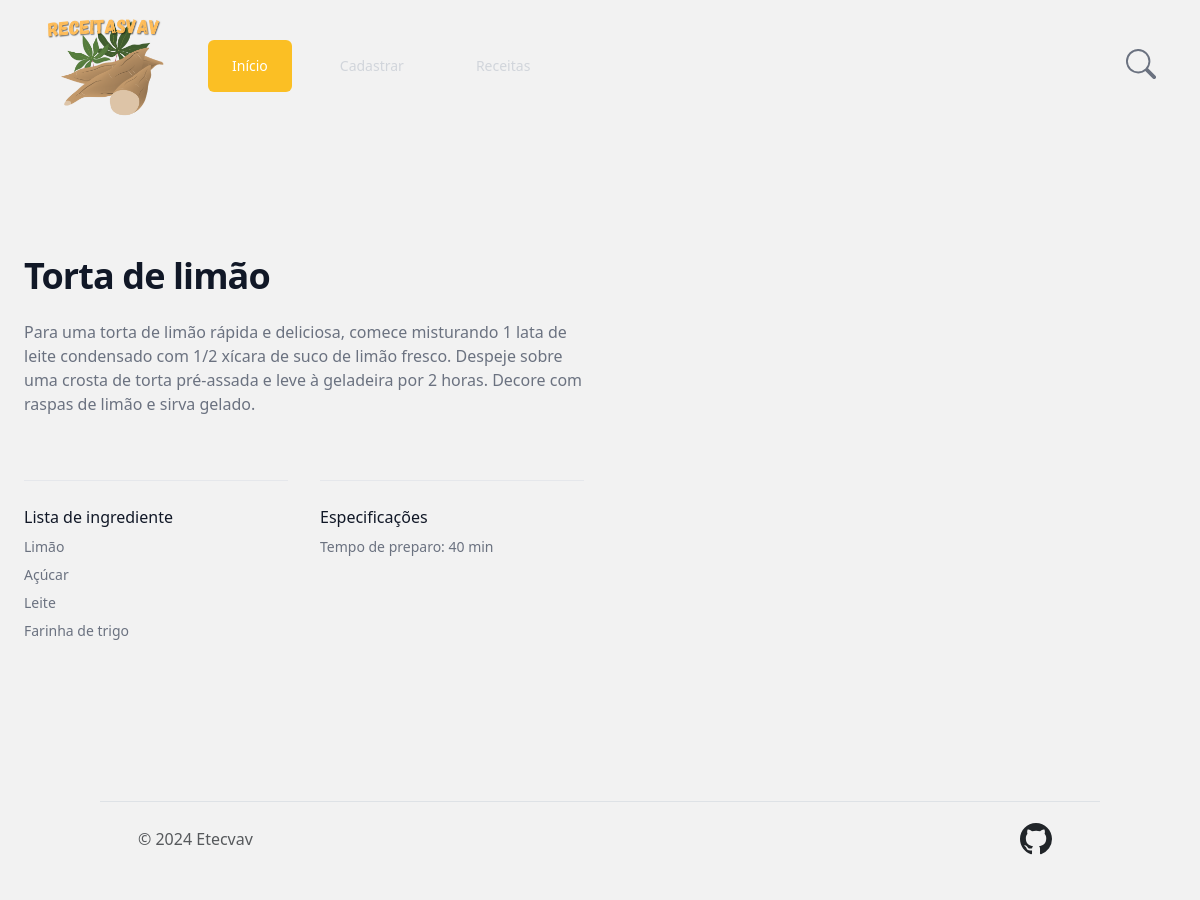
Page /receita/1 on the committed database.
### app.py (models this page shows, shortened)
class receitas(db.Model):
  idReceita = db.Column(db.Integer, primary_key=True, autoincrement=True)
  nomeReceita = db.Column(db.String(30))
  preparo = db.Column(db.String(760))
  imagem = db.Column(db.String(120))
  tempo = db.Column(db.Integer)
  ingredientes = relationship("ingredientes", backref="receita")

class ingredientes(db.Model):
  idIngrediente = db.Column(db.Integer, primary_key=True, autoincrement=True)
  nomeIngrediente = db.Column(db.String(30))
  idReceita = Column(db.Integer, ForeignKey('receitas.idReceita'), nullable=False)
  nomeReceita = relationship('receitas', backref='receitas.idReceita', foreign_keys=[idReceita])

### app.py (the view)
@app.route('/receita/<int:idReceita>', methods=['GET', 'POST'])
def receita(idReceita):
  receitasComIngredientes = getReceitaComIngredientesPorId(idReceita)
  return render_template('receita.html', receitasComIngredientes = receitasComIngredientes)

### app.py (called while the page is built)
def getReceitaComIngredientesPorId(idReceita):
    consulta = db.session.query(receitas, ingredientes.nomeIngrediente).\
        join(ingredientes).\
        filter(receitas.idReceita == idReceita).\
        all()
    receitas_com_ingredientes = {}
    for receita, ingrediente in consulta:
        if receita.idReceita not in receitas_com_ingredientes:
            receitas_com_ingredientes[receita.idReceita] = {
                'receita': receita,
                'ingredientes': []
            }
        receitas_com_ingredientes[receita.idReceita]['ingredientes'].append(ingrediente)
    return list(receitas_com_ingredientes.values())

### templates/receita.html (shortened to what this page needs)
{% extends 'base.html' %}
{% block conteudo %}
  <div class="mx-auto grid max-w-2xl grid-cols-1 items-center gap-x-8 gap-y-16 px-4 py-24 sm:px-6 sm:py-32 lg:max-w-7xl lg:grid-cols-2 lg:px-8">
    <div>
      {% for receita in receitasComIngredientes %}
      <h2 class="text-3xl font-bold tracking-tight text-gray-900 sm:text-4xl">{{receita.receita.nomeReceita}}</h2>
      <p class="mt-4 text-gray-500">{{receita.receita.preparo}}</p>
      <dl class="mt-16 grid grid-cols-1 gap-x-6 gap-y-10 sm:grid-cols-2 sm:gap-y-16 lg:gap-x-8">
        <div class="border-t border-gray-200 pt-4">
          <dt class="font-medium text-gray-900">Lista de ingrediente</dt>
          {% for ingrediente in receita.ingredientes %}
            <dd class="mt-2 text-sm text-gray-500">{{ingrediente}}</dd>
          {% endfor %}
        </div>
        <div class="border-t border-gray-200 pt-4">
          <dt class="font-medium text-gray-900">Especificações</dt>
          <dd class="mt-2 text-sm text-gray-500">Tempo de preparo: {{receita.receita.tempo}} min</dd>
        </div>
      </dl>
    </div>
  </div>
  {% endfor %}
{% endblock conteudo %}

### templates/base.html (shortened to what this page needs)
<!DOCTYPE html>
<html lang="pt-br">
<head>
  <link href="https://cdn.jsdelivr.net/npm/bootstrap@5.3.3/dist/css/bootstrap.min.css" rel="stylesheet">
  <script src="https://cdn.tailwindcss.com"></script>
</head>
<nav style="background-color: #F2F2F2;">
  <div class="mx-auto max-w-7xl px-8 sm:px-6 lg:px-10">
    <div class="relative flex h-30 items-center justify-between">
      <div class="flex items-center justify-center sm:items-stretch sm:justify-start">
        <div class="flex flex-shrink-0 items-center">
          <img class="size-32" src="{{ url_for('static', filename='ReceitasVav.png') }}" alt="ReceitasVav">
        </div>
        <div class="hidden sm:ml-10 sm:block pt-10">
          <div class="flex space-x-6">
            <a href="{{url_for('index')}}" class="bg-amber-400 text-white rounded-md px-4 py-3 text-sm font-medium" aria-current="page">Início</a>
            <a href="{{url_for('adicionar')}}" class="text-gray-300 hover:bg-amber-400 hover:text-white rounded-md px-4 py-3 text-sm font-medium">Cadastrar</a>
            <a href="{{url_for('lista')}}" class="text-gray-300 hover:bg-amber-400 hover:text-white rounded-md px-4 py-3 text-sm font-medium">Receitas</a>
          </div>
        </div>
      </div>
      <div class="absolute inset-y-0 right-0 flex items-center pr-2 sm:static sm:inset-auto sm:ml-6 sm:pr-0">
        <button type="button" class="relative rounded-full p-1 text-gray-500 hover:text-gray-300 focus:outline-none focus:ring-white focus:ring-offset-2 focus:ring-offset-gray-800">
          <span class="absolute -inset-1.5"></span>
          <svg xmlns="http://www.w3.org/2000/svg" width="30" height="30" fill="currentColor" class="bi bi-search" viewBox="0 0 16 16">
            <path d="M11.742 10.344a6.5 6.5 0 1 0-1.397 1.398h-.001q.044.06.098.115l3.85 3.85a1 1 0 0 0 1.415-1.414l-3.85-3.85a1 1 0 0 0-.115-.1zM12 6.5a5.5 5.5 0 1 1-11 0 5.5 5.5 0 0 1 11 0"/>
          </svg>
        </button>
        </div>
      </div>
    </div>
</nav>
<body style="background-color: #F2F2F2;">
    {% block conteudo %}
    {% endblock conteudo %}
</body>
<div class="container">
  <footer class=" d-flex flex-wrap justify-content-between align-items-center py-3 my-4 border-top">
    <div class="col-md-4 d-flex align-items-center">
      <a href="/" class="mb-3 me-2 mb-md-0 text-muted text-decoration-none lh-1">
        <svg class="bi" width="30" height="24"><use xlink:href="#bootstrap"></use></svg>
      </a>
      <span class="mb-3 mb-md-0 text-muted">© 2024 Etecvav</span>
    </div>
    <ul class="nav justify-content-end list-unstyled d-flex pe-5">
      <li class="ms-3">
        <a target="_blank" href="https://github.com/Victorlcr/receitas">
        </a>
      </li>
    </ul>
  </footer>
</div>
</html>

### rows in the picture
receitas: receita.nomeReceita "Torta de limão", receita.preparo "Para uma torta de limão rápida e deliciosa, comece misturando 1 lata de leite condensado com 1/2 xícara de suco de limão fresco. Despeje sobre uma crosta de torta pré-assada e leve à geladeira por 2 horas. Decore com raspas de limão e sirva gelado.", receita.tempo "40"
ingredientes: nomeIngrediente "Limão"
ingredientes: nomeIngrediente "Açúcar"
ingredientes: nomeIngrediente "Leite"
ingredientes: nomeIngrediente "Farinha de trigo"
